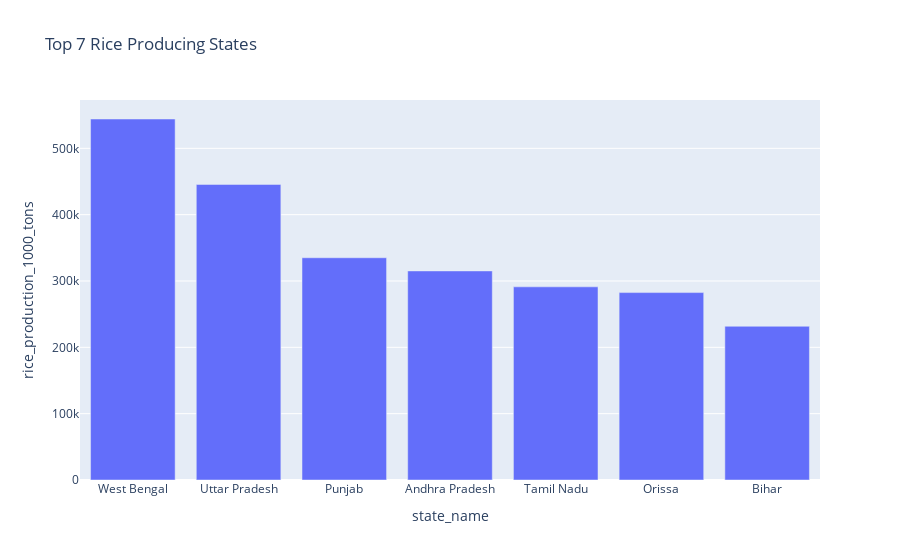

The notebook cell saved with this chart:
### Code cell
# 1.Top 7 Rice Producing States (Bar Plot)
rice_states = df.groupby("state_name")["rice_production_1000_tons"].sum().nlargest(7).reset_index()
fig1 = px.bar(rice_states, x="state_name", y="rice_production_1000_tons", title="Top 7 Rice Producing States")
fig1.show()

### Figure 1 — Plotly figure (JSON) as saved in the notebook; plotly's stock layout.template omitted (floating-point values rounded to 4 significant figures)
{"data": [{"hovertemplate": "state_name=%{x}<br>rice_production_1000_tons=%{y}<extra></extra>", "legendgroup": "", "marker": {"color": "#636efa", "pattern": {"shape": ""}}, "name": "", "orientation": "v", "showlegend": false, "textposition": "auto", "type": "bar", "x": ["West Bengal", "Uttar Pradesh", "Punjab", "Andhra Pradesh", "Tamil Nadu", "Orissa", "Bihar"], "xaxis": "x", "y": [544200.0, 445600.0, 335000.0, 315200.0, 291200.0, 282500.0, 231800.0], "yaxis": "y"}], "layout": {"barmode": "relative", "legend": {"tracegroupgap": 0}, "title": {"text": "Top 7 Rice Producing States"}, "xaxis": {"anchor": "y", "domain": [0, 1], "title": {"text": "state_name"}}, "yaxis": {"anchor": "x", "domain": [0, 1], "title": {"text": "rice_production_1000_tons"}}}}
